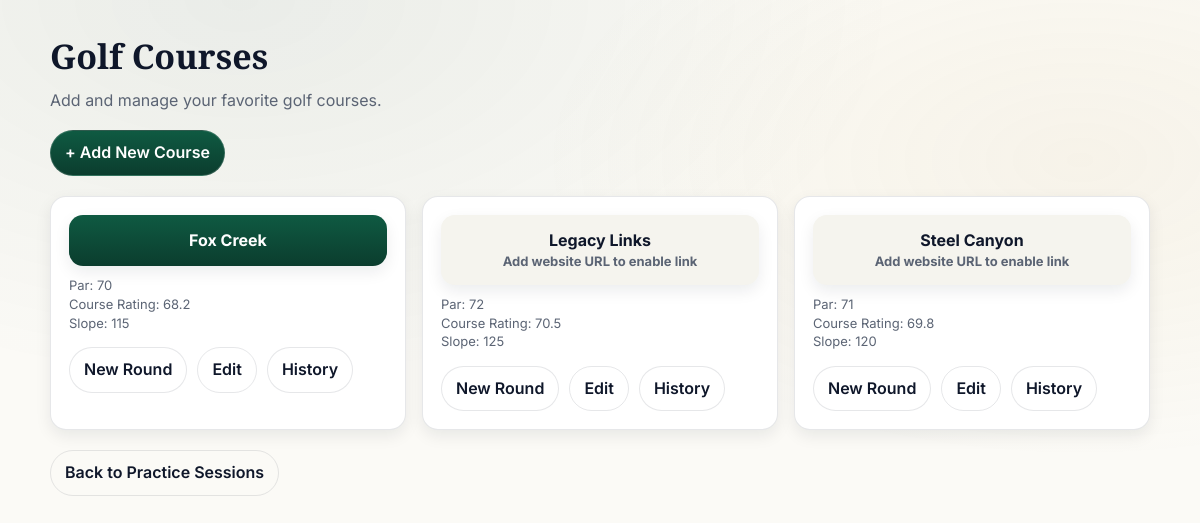
The page /courses (signed in) on the database its author committed.
### tables this page shows
CREATE TABLE courses (
    id INTEGER PRIMARY KEY AUTOINCREMENT,
    name TEXT NOT NULL UNIQUE,
    par INTEGER,
    course_rating REAL,
    slope INTEGER
, website_url TEXT);

### app.py (the view)
@app.route('/courses')
@login_required
def course_list():
    db = get_db()
    courses = db.execute(
        'SELECT id, name, par, course_rating, slope, website_url FROM courses ORDER BY name'
    ).fetchall()
    return render_template('course_list.html', courses=courses)

### app.py (called while the page is built)
def get_db():
    if 'db' not in g:
        g.db = sqlite3.connect(
            app.config['DATABASE'],
            detect_types=sqlite3.PARSE_DECLTYPES
        )
        g.db.row_factory = sqlite3.Row
    return g.db

@login_manager.user_loader
def load_user(user_id):
    db = get_db()
    row = db.execute('SELECT id, username, password_hash, is_admin FROM users WHERE id = ?', (user_id,)).fetchone()
    if row is None:
        return None
    return User(row['id'], row['username'], row['password_hash'], row['is_admin'])

### templates/course_list.html (shortened to what this page needs)
<!doctype html>
<html lang="en">
<head>
    <link rel="stylesheet" href="{{ url_for('static', filename='style.css') }}">
</head>
<body>
    <div class="container">
        <h1 class="page-title">Golf Courses</h1>
        <p class="page-subtitle">Add and manage your favorite golf courses.</p>
        {% if current_user.is_authenticated and current_user.is_admin %}
        <div style="margin-bottom: 20px;">
            <a href="{{ url_for('add_course') }}" class="btn btn-primary">+ Add New Course</a>
        </div>
        {% endif %}
        <div class="grid">
            {% for course in courses %}
            <div class="card third">
                {% if course.website_url %}
                    <a class="course-link-card" href="{{ course.website_url }}" target="_blank" rel="noopener">
                        {{ course.name }}
                    </a>
                {% else %}
                    <div class="course-link-card course-link-disabled">
                        {{ course.name }}
                        <div class="meta">Add website URL to enable link</div>
                    </div>
                {% endif %}
                <div class="meta">Par: {{ course.par }}</div>
                <div class="meta">Course Rating: {{ course.course_rating }}</div>
                <div class="meta">Slope: {{ course.slope }}</div>
                <div style="margin-top: 15px; display: flex; gap: 10px; flex-wrap: wrap;">
                    {% if current_user.is_authenticated and current_user.is_admin %}
                        <a href="{{ url_for('add_holes_to_course', course_id=course.id) }}" class="btn">New Round</a>
                        <a href="{{ url_for('edit_course', course_id=course.id) }}" class="btn btn-ghost">Edit</a>
                    {% endif %}
                    <a href="{{ url_for('course_details', course_id=course.id) }}" class="btn">History</a>
                </div>
            </div>
            {% else %}
            <div class="card">
                <p>No courses added yet. <a href="{{ url_for('add_course') }}">Add your first course!</a></p>
            </div>
            {% endfor %}
        </div>
        <p style="margin-top: 20px;"><a href="{{ url_for('dashboard') }}" class="btn btn-ghost">Back to Practice Sessions</a></p>
    </div>
</body>
</html>

### static/style.css (style rules this page uses)
:root { --bg: #fbfaf6; --surface: #ffffff; --surface-2: #f5f4ee; --text: #0f172a; --muted: #5b6474; --border: rgba(15, 23, 42, 0.10); --green: #0b3d2e; --green-2: #0f5a42; --gold: #c7a24a; --danger: #b42318; --shadow: 0 12px 30px rgba(15, 23, 42, 0.08); --shadow-sm: 0 6px 16px rgba(15, 23, 42, 0.08); --radius: 16px; --radius-sm: 12px; }
* { box-sizing: border-box; }
html, body { height: 100%; }
body { margin: 0; background: radial-gradient(1200px 700px at 20% 0%, rgba(11,61,46,0.07), transparent 55%), radial-gradient(900px 500px at 90% 20%, rgba(199,162,74,0.08), transparent 60%), var(--bg); color: var(--text); font-family: Inter, system-ui, -apple-system, Segoe UI, Roboto, Arial, sans-serif; line-height: 1.45; }
.container { width: min(1100px, calc(100% - 32px)); margin: 32px auto 60px; }
.btn { display: inline-flex; align-items: center; justify-content: center; gap: 8px; padding: 10px 14px; border-radius: 999px; border: 1px solid var(--border); background: var(--surface); color: var(--text); font-weight: 600; text-decoration: none; cursor: pointer; transition: transform 0.08s ease, box-shadow 0.15s ease, background 0.15s ease; }
.btn-primary { background: linear-gradient(180deg, var(--green-2), var(--green)); color: #fff; border-color: rgba(255,255,255,0.15); }
.btn-ghost { background: transparent; }
.page-title { margin: 26px 0 8px; font-family: "Playfair Display", serif; font-size: 34px; }
.page-subtitle { margin: 0 0 18px; color: var(--muted); }
.grid { display: grid; grid-template-columns: repeat(12, 1fr); gap: 16px; }
.card { grid-column: span 12; border: 1px solid var(--border); background: var(--surface); border-radius: var(--radius); box-shadow: var(--shadow-sm); padding: 18px; }
@media (min-width: 860px) { .card.third { grid-column: span 4; } }
.course-link-card { display: block; padding: 14px 16px; margin-bottom: 10px; border-radius: 14px; background: linear-gradient(180deg, var(--green-2), var(--green)); color: #fff; font-weight: 700; text-decoration: none; text-align: center; box-shadow: var(--shadow-sm); }
.course-link-disabled { background: var(--surface-2); color: var(--text); }
.meta { color: var(--muted); font-size: 13px; }
a { color: var(--green-2); }

### rows shown on the page
courses: name "Fox Creek", par "70", course_rating "68.2", slope "115"
courses: name "Legacy Links", par "72", course_rating "70.5", slope "125"
courses: name "Steel Canyon", par "71", course_rating "69.8", slope "120"
